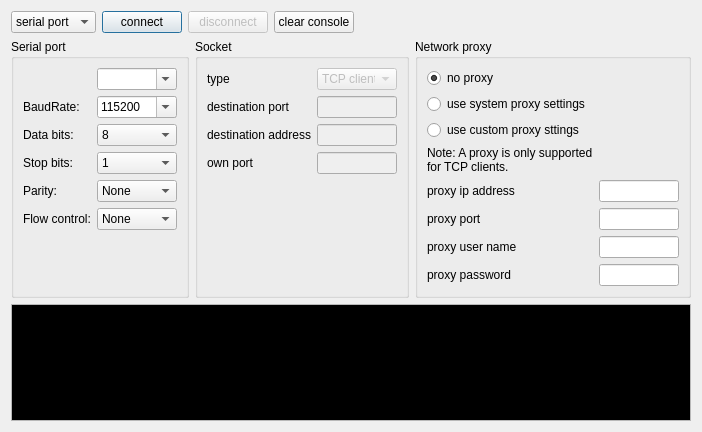
<?xml version="1.0" encoding="UTF-8"?>
<ui version="4.0">
 <class>SettingsDialog</class>
 <widget class="QDialog" name="SettingsDialog">
  <property name="geometry">
   <rect>
    <x>0</x>
    <y>0</y>
    <width>668</width>
    <height>432</height>
   </rect>
  </property>
  <property name="sizePolicy">
   <sizepolicy hsizetype="Preferred" vsizetype="Preferred">
    <horstretch>0</horstretch>
    <verstretch>0</verstretch>
   </sizepolicy>
  </property>
  <property name="minimumSize">
   <size>
    <width>0</width>
    <height>0</height>
   </size>
  </property>
  <property name="maximumSize">
   <size>
    <width>16777215</width>
    <height>16777215</height>
   </size>
  </property>
  <property name="windowTitle">
   <string>Route Serial/TCP/UDP</string>
  </property>
  <layout class="QGridLayout" name="gridLayout" rowstretch="0,0,0" columnstretch="0,1">
   <item row="1" column="0">
    <layout class="QHBoxLayout" name="horizontalLayout_2" stretch="0,0">
     <item>
      <widget class="QGroupBox" name="selectBox">
       <property name="title">
        <string>Serial port</string>
       </property>
       <layout class="QGridLayout" name="gridLayout_2">
        <item row="0" column="1">
         <widget class="QComboBox" name="serialPortInfoListBox">
          <property name="sizePolicy">
           <sizepolicy hsizetype="Preferred" vsizetype="Fixed">
            <horstretch>0</horstretch>
            <verstretch>0</verstretch>
           </sizepolicy>
          </property>
          <property name="minimumSize">
           <size>
            <width>80</width>
            <height>0</height>
           </size>
          </property>
          <property name="editable">
           <bool>true</bool>
          </property>
         </widget>
        </item>
        <item row="1" column="0">
         <widget class="QLabel" name="baudRateLabel">
          <property name="text">
           <string>BaudRate:</string>
          </property>
         </widget>
        </item>
        <item row="1" column="1">
         <widget class="QComboBox" name="baudRateBox">
          <property name="sizePolicy">
           <sizepolicy hsizetype="Preferred" vsizetype="Preferred">
            <horstretch>0</horstretch>
            <verstretch>0</verstretch>
           </sizepolicy>
          </property>
          <property name="minimumSize">
           <size>
            <width>80</width>
            <height>0</height>
           </size>
          </property>
          <property name="maximumSize">
           <size>
            <width>16777215</width>
            <height>16777215</height>
           </size>
          </property>
          <property name="baseSize">
           <size>
            <width>69</width>
            <height>20</height>
           </size>
          </property>
          <property name="editable">
           <bool>true</bool>
          </property>
          <property name="currentText">
           <string>115200</string>
          </property>
          <item>
           <property name="text">
            <string>115200</string>
           </property>
          </item>
          <item>
           <property name="text">
            <string>57600</string>
           </property>
          </item>
          <item>
           <property name="text">
            <string>38400</string>
           </property>
          </item>
          <item>
           <property name="text">
            <string>19200</string>
           </property>
          </item>
          <item>
           <property name="text">
            <string>9600</string>
           </property>
          </item>
          <item>
           <property name="text">
            <string>4800</string>
           </property>
          </item>
          <item>
           <property name="text">
            <string>2400</string>
           </property>
          </item>
          <item>
           <property name="text">
            <string>1200</string>
           </property>
          </item>
         </widget>
        </item>
        <item row="2" column="1">
         <widget class="QComboBox" name="dataBitsBox">
          <property name="sizePolicy">
           <sizepolicy hsizetype="Preferred" vsizetype="Preferred">
            <horstretch>0</horstretch>
            <verstretch>0</verstretch>
           </sizepolicy>
          </property>
          <property name="minimumSize">
           <size>
            <width>80</width>
            <height>0</height>
           </size>
          </property>
          <property name="maximumSize">
           <size>
            <width>16777215</width>
            <height>16777215</height>
           </size>
          </property>
          <property name="baseSize">
           <size>
            <width>69</width>
            <height>20</height>
           </size>
          </property>
          <property name="currentText">
           <string>8</string>
          </property>
          <item>
           <property name="text">
            <string>8</string>
           </property>
          </item>
          <item>
           <property name="text">
            <string>7</string>
           </property>
          </item>
          <item>
           <property name="text">
            <string>6</string>
           </property>
          </item>
          <item>
           <property name="text">
            <string>5</string>
           </property>
          </item>
         </widget>
        </item>
        <item row="3" column="0">
         <widget class="QLabel" name="stopBitsLabel">
          <property name="text">
           <string>Stop bits:</string>
          </property>
         </widget>
        </item>
        <item row="3" column="1">
         <widget class="QComboBox" name="stopBitsBox">
          <property name="sizePolicy">
           <sizepolicy hsizetype="Preferred" vsizetype="Preferred">
            <horstretch>0</horstretch>
            <verstretch>0</verstretch>
           </sizepolicy>
          </property>
          <property name="minimumSize">
           <size>
            <width>80</width>
            <height>0</height>
           </size>
          </property>
          <property name="maximumSize">
           <size>
            <width>16777215</width>
            <height>16777215</height>
           </size>
          </property>
          <item>
           <property name="text">
            <string>1</string>
           </property>
          </item>
          <item>
           <property name="text">
            <string>1.5</string>
           </property>
          </item>
          <item>
           <property name="text">
            <string>2</string>
           </property>
          </item>
         </widget>
        </item>
        <item row="2" column="0">
         <widget class="QLabel" name="dataBitsLabel">
          <property name="text">
           <string>Data bits:</string>
          </property>
         </widget>
        </item>
        <item row="4" column="1">
         <widget class="QComboBox" name="parityBox">
          <property name="sizePolicy">
           <sizepolicy hsizetype="Preferred" vsizetype="Preferred">
            <horstretch>0</horstretch>
            <verstretch>0</verstretch>
           </sizepolicy>
          </property>
          <property name="minimumSize">
           <size>
            <width>80</width>
            <height>0</height>
           </size>
          </property>
          <property name="maximumSize">
           <size>
            <width>16777215</width>
            <height>16777215</height>
           </size>
          </property>
          <item>
           <property name="text">
            <string>None</string>
           </property>
          </item>
          <item>
           <property name="text">
            <string>Even</string>
           </property>
          </item>
          <item>
           <property name="text">
            <string>Odd</string>
           </property>
          </item>
          <item>
           <property name="text">
            <string>Mark</string>
           </property>
          </item>
          <item>
           <property name="text">
            <string>Space</string>
           </property>
          </item>
         </widget>
        </item>
        <item row="5" column="0">
         <widget class="QLabel" name="flowControlLabel">
          <property name="text">
           <string>Flow control:</string>
          </property>
         </widget>
        </item>
        <item row="5" column="1">
         <widget class="QComboBox" name="flowControlBox">
          <property name="sizePolicy">
           <sizepolicy hsizetype="Preferred" vsizetype="Preferred">
            <horstretch>0</horstretch>
            <verstretch>0</verstretch>
           </sizepolicy>
          </property>
          <property name="minimumSize">
           <size>
            <width>80</width>
            <height>0</height>
           </size>
          </property>
          <property name="maximumSize">
           <size>
            <width>120</width>
            <height>16777215</height>
           </size>
          </property>
          <item>
           <property name="text">
            <string>None</string>
           </property>
          </item>
          <item>
           <property name="text">
            <string>RTS/CTS</string>
           </property>
          </item>
          <item>
           <property name="text">
            <string>XON/XOFF</string>
           </property>
          </item>
         </widget>
        </item>
        <item row="4" column="0">
         <widget class="QLabel" name="parityLabel">
          <property name="text">
           <string>Parity:</string>
          </property>
         </widget>
        </item>
        <item row="6" column="1">
         <spacer name="verticalSpacer">
          <property name="orientation">
           <enum>Qt::Vertical</enum>
          </property>
          <property name="sizeHint" stdset="0">
           <size>
            <width>20</width>
            <height>40</height>
           </size>
          </property>
         </spacer>
        </item>
       </layout>
      </widget>
     </item>
     <item>
      <widget class="QGroupBox" name="groupBox_4">
       <property name="maximumSize">
        <size>
         <width>16777215</width>
         <height>16777215</height>
        </size>
       </property>
       <property name="title">
        <string>Socket</string>
       </property>
       <layout class="QGridLayout" name="gridLayout_3">
        <item row="3" column="1">
         <widget class="QLineEdit" name="socketOwnPort">
          <property name="enabled">
           <bool>false</bool>
          </property>
          <property name="minimumSize">
           <size>
            <width>80</width>
            <height>0</height>
           </size>
          </property>
         </widget>
        </item>
        <item row="3" column="0">
         <widget class="QLabel" name="socketOwnUdpPort">
          <property name="text">
           <string>own port</string>
          </property>
         </widget>
        </item>
        <item row="2" column="1">
         <widget class="QLineEdit" name="socketDestinationAddress">
          <property name="enabled">
           <bool>false</bool>
          </property>
          <property name="minimumSize">
           <size>
            <width>80</width>
            <height>0</height>
           </size>
          </property>
          <property name="inputMask">
           <string/>
          </property>
          <property name="text">
           <string/>
          </property>
         </widget>
        </item>
        <item row="0" column="0">
         <widget class="QLabel" name="type">
          <property name="text">
           <string>type</string>
          </property>
         </widget>
        </item>
        <item row="0" column="1">
         <widget class="QComboBox" name="socketsTypeComboBox">
          <property name="enabled">
           <bool>false</bool>
          </property>
          <property name="minimumSize">
           <size>
            <width>80</width>
            <height>0</height>
           </size>
          </property>
          <item>
           <property name="text">
            <string>TCP client</string>
           </property>
          </item>
          <item>
           <property name="text">
            <string>TCP server</string>
           </property>
          </item>
          <item>
           <property name="text">
            <string>UDP socket</string>
           </property>
          </item>
         </widget>
        </item>
        <item row="1" column="0">
         <widget class="QLabel" name="socketPortLabel">
          <property name="text">
           <string>destination port</string>
          </property>
         </widget>
        </item>
        <item row="2" column="0">
         <widget class="QLabel" name="soketAddressLabel">
          <property name="text">
           <string>destination address</string>
          </property>
         </widget>
        </item>
        <item row="1" column="1">
         <widget class="QLineEdit" name="socketDestinationPort">
          <property name="enabled">
           <bool>false</bool>
          </property>
          <property name="minimumSize">
           <size>
            <width>80</width>
            <height>0</height>
           </size>
          </property>
         </widget>
        </item>
        <item row="4" column="1">
         <spacer name="verticalSpacer_2">
          <property name="orientation">
           <enum>Qt::Vertical</enum>
          </property>
          <property name="sizeHint" stdset="0">
           <size>
            <width>20</width>
            <height>40</height>
           </size>
          </property>
         </spacer>
        </item>
       </layout>
      </widget>
     </item>
    </layout>
   </item>
   <item row="0" column="0" colspan="2">
    <layout class="QHBoxLayout" name="horizontalLayout_3">
     <item>
      <widget class="QComboBox" name="connectionTypeComboBox">
       <item>
        <property name="text">
         <string>serial port</string>
        </property>
       </item>
       <item>
        <property name="text">
         <string>socket</string>
        </property>
       </item>
      </widget>
     </item>
     <item>
      <widget class="QPushButton" name="connectButton">
       <property name="text">
        <string>connect</string>
       </property>
      </widget>
     </item>
     <item>
      <widget class="QPushButton" name="disconnectButton">
       <property name="enabled">
        <bool>false</bool>
       </property>
       <property name="text">
        <string>disconnect</string>
       </property>
      </widget>
     </item>
     <item>
      <widget class="QPushButton" name="clearConsoleButton">
       <property name="text">
        <string>clear console</string>
       </property>
      </widget>
     </item>
     <item>
      <spacer name="horizontalSpacer_3">
       <property name="orientation">
        <enum>Qt::Horizontal</enum>
       </property>
       <property name="sizeHint" stdset="0">
        <size>
         <width>40</width>
         <height>20</height>
        </size>
       </property>
      </spacer>
     </item>
    </layout>
   </item>
   <item row="2" column="0" colspan="2">
    <widget class="QTextEdit" name="scriptConsole">
     <property name="palette">
      <palette>
       <active>
        <colorrole role="Text">
         <brush brushstyle="SolidPattern">
          <color alpha="255">
           <red>0</red>
           <green>255</green>
           <blue>0</blue>
          </color>
         </brush>
        </colorrole>
        <colorrole role="Base">
         <brush brushstyle="SolidPattern">
          <color alpha="255">
           <red>0</red>
           <green>0</green>
           <blue>0</blue>
          </color>
         </brush>
        </colorrole>
       </active>
       <inactive>
        <colorrole role="Text">
         <brush brushstyle="SolidPattern">
          <color alpha="255">
           <red>0</red>
           <green>255</green>
           <blue>0</blue>
          </color>
         </brush>
        </colorrole>
        <colorrole role="Base">
         <brush brushstyle="SolidPattern">
          <color alpha="255">
           <red>0</red>
           <green>0</green>
           <blue>0</blue>
          </color>
         </brush>
        </colorrole>
       </inactive>
       <disabled>
        <colorrole role="Text">
         <brush brushstyle="SolidPattern">
          <color alpha="255">
           <red>120</red>
           <green>120</green>
           <blue>120</blue>
          </color>
         </brush>
        </colorrole>
        <colorrole role="Base">
         <brush brushstyle="SolidPattern">
          <color alpha="255">
           <red>240</red>
           <green>240</green>
           <blue>240</blue>
          </color>
         </brush>
        </colorrole>
       </disabled>
      </palette>
     </property>
    </widget>
   </item>
   <item row="1" column="1">
    <widget class="QGroupBox" name="groupBox">
     <property name="title">
      <string>Network proxy</string>
     </property>
     <layout class="QFormLayout" name="formLayout_4">
      <property name="fieldGrowthPolicy">
       <enum>QFormLayout::AllNonFixedFieldsGrow</enum>
      </property>
      <item row="0" column="0">
       <widget class="QRadioButton" name="noProxyRadioButton">
        <property name="text">
         <string>no proxy</string>
        </property>
        <property name="checked">
         <bool>true</bool>
        </property>
       </widget>
      </item>
      <item row="1" column="0">
       <widget class="QRadioButton" name="useSystemProxyRadioButton">
        <property name="text">
         <string>use system proxy settings</string>
        </property>
       </widget>
      </item>
      <item row="2" column="0">
       <widget class="QRadioButton" name="useSpecificProxyRadioButton">
        <property name="text">
         <string>use custom proxy sttings</string>
        </property>
       </widget>
      </item>
      <item row="3" column="0">
       <widget class="QLabel" name="label">
        <property name="text">
         <string>Note: A proxy is only supported
for TCP clients.</string>
        </property>
       </widget>
      </item>
      <item row="4" column="0">
       <widget class="QLabel" name="label_2">
        <property name="text">
         <string>proxy ip address</string>
        </property>
       </widget>
      </item>
      <item row="4" column="1">
       <widget class="QLineEdit" name="proxyAddressLineEdit">
        <property name="minimumSize">
         <size>
          <width>80</width>
          <height>0</height>
         </size>
        </property>
       </widget>
      </item>
      <item row="5" column="0">
       <widget class="QLabel" name="label_3">
        <property name="text">
         <string>proxy port</string>
        </property>
       </widget>
      </item>
      <item row="5" column="1">
       <widget class="QLineEdit" name="proxyPortLineEdit">
        <property name="minimumSize">
         <size>
          <width>80</width>
          <height>0</height>
         </size>
        </property>
       </widget>
      </item>
      <item row="6" column="0">
       <widget class="QLabel" name="label_4">
        <property name="text">
         <string>proxy user name</string>
        </property>
       </widget>
      </item>
      <item row="6" column="1">
       <widget class="QLineEdit" name="proxyUserNameLineEdit">
        <property name="minimumSize">
         <size>
          <width>80</width>
          <height>0</height>
         </size>
        </property>
       </widget>
      </item>
      <item row="7" column="0">
       <widget class="QLabel" name="label_5">
        <property name="text">
         <string>proxy password</string>
        </property>
       </widget>
      </item>
      <item row="7" column="1">
       <widget class="QLineEdit" name="proxyPasswordLineEdit">
        <property name="minimumSize">
         <size>
          <width>80</width>
          <height>0</height>
         </size>
        </property>
       </widget>
      </item>
     </layout>
     <zorder>label_2</zorder>
     <zorder>label</zorder>
     <zorder>useSpecificProxyRadioButton</zorder>
     <zorder>useSystemProxyRadioButton</zorder>
     <zorder>noProxyRadioButton</zorder>
     <zorder>label_3</zorder>
     <zorder>label_4</zorder>
     <zorder>label_5</zorder>
     <zorder>proxyAddressLineEdit</zorder>
     <zorder>proxyPortLineEdit</zorder>
     <zorder>proxyUserNameLineEdit</zorder>
     <zorder>proxyPasswordLineEdit</zorder>
    </widget>
   </item>
  </layout>
 </widget>
 <resources/>
 <connections/>
</ui>
